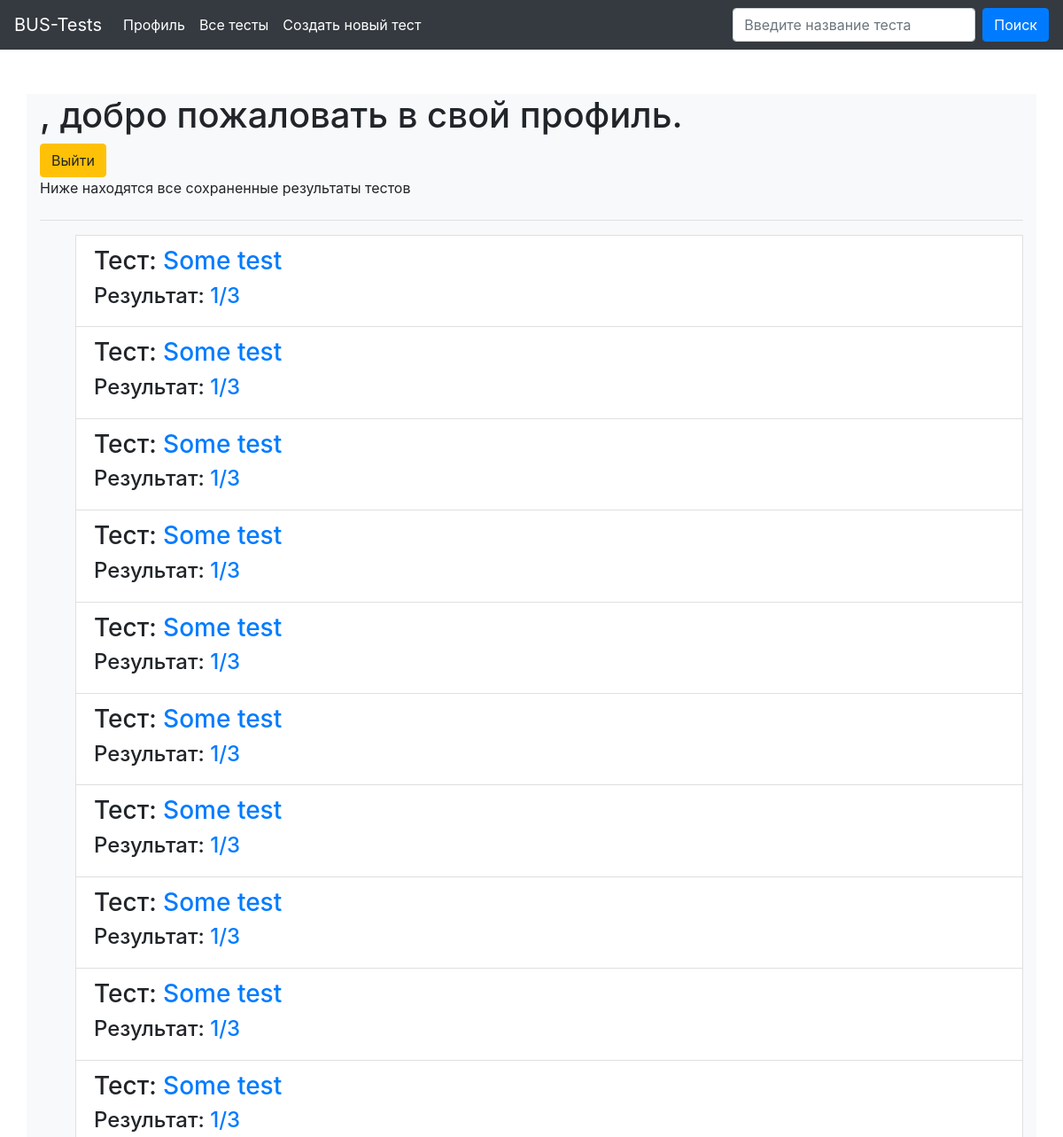
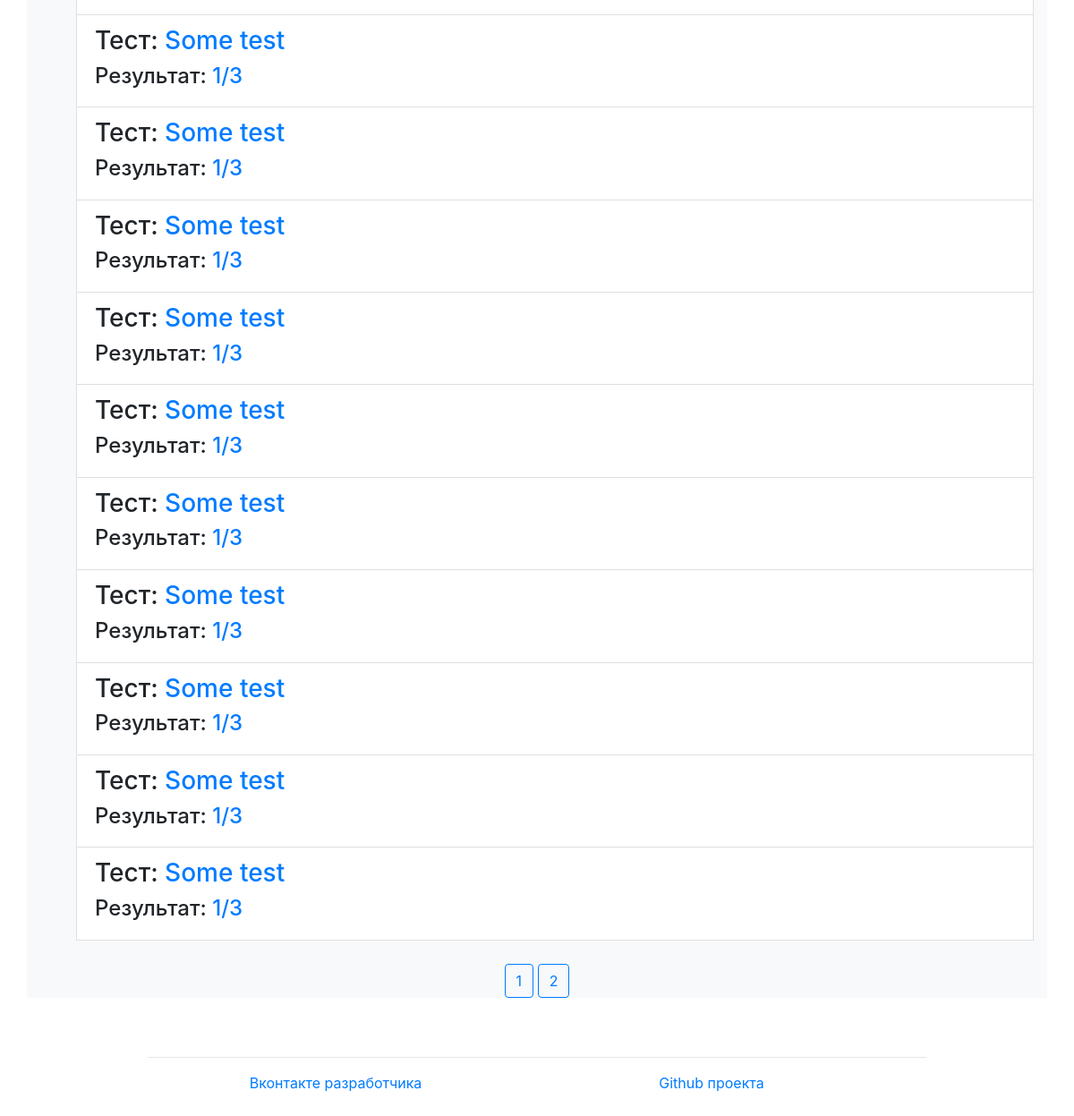
/accounts/profile/ (signed in), run on the app's committed database (2 pictures, top to bottom).
### main/models.py (models this page shows, shortened)
class Result(models.Model):
    count_questions = models.IntegerField(verbose_name='Количество ответов')
    count_correct_questions = models.IntegerField(
        verbose_name='Количество верных ответов')
    user = models.ForeignKey(User, on_delete=models.CASCADE,
                             blank=True, null=True,
                             verbose_name='Пользователь')
    test = models.ForeignKey(Test, on_delete=models.CASCADE,
                             verbose_name='Тест')
    attempt = models.IntegerField(verbose_name='Попытка')
    class Meta:
        verbose_name_plural = 'Резуьтаты'
        verbose_name = 'результат'

class Test(models.Model):
    title = models.CharField(max_length=120, verbose_name='Заголовок теста')
    note = models.TextField(blank=True, null=True,
                            verbose_name='Примечание к тесту')
    def __str__(self):
        return self.title
    class Meta:
        verbose_name_plural = 'Тесты'
        verbose_name = 'тест'

### accounts/views.py (the view)
# urls.py: path('profile/', views.profile, name='profile'),
def profile(request, page=1):
    if request.user.is_authenticated:
        results = models.Result.objects.filter(user=request.user).order_by('-id')
        count_pages = ceil(len(results) / ELEMENT_IN_PAGE)
        results = results[(page - 1) * ELEMENT_IN_PAGE:page * ELEMENT_IN_PAGE]
        return render(request, 'registration/profile.html',
                      {'user': request.user,
                       'results': results,
                       'pages': range(1, count_pages + 1) if count_pages > 1 else False})
    return HttpResponseRedirect(reverse('login'))

### templates/registration/profile.html (shortened to what this page needs)
{% extends 'main/wrapper.html' %}
{% block content %}
    <h1>{{ user.get_full_name }}, добро пожаловать в свой профиль.</h1>
    <a href="{% url 'logout' %}">
        <button class="btn btn-warning">Выйти</button>
    </a><br>
    <label>Ниже находятся все сохраненные результаты тестов</label>
    <hr>
    {% if results %}
        <ul class="list_container">
            {% for res in results %}
                <li class="list-group-item">
                    <h3>Тест: <a href="{% url 'test' res.test_id %}">{{ res.test }}</a></h3>
                    <h4>Результат: <a href="{% url 'result' res.id %}">
                        {{ res.count_correct_questions }}/{{ res.count_questions }}
                    </a></h4>
                </li>
            {% endfor %}
        </ul>
        {% if pages %}
            <div class="text-center">
               {% for page in pages %}
                   <a class="btn btn-link btn-outline-primary" style="margin-top: 10px;" href="{% url 'profile_page' page %}">{{ page }}</a>
               {% endfor %}
            </div>
        {% endif %}
    {% else %}
        <h4>Вы не прошли не одного теста</h4>
    {% endif %}
{% endblock %}

### data on the page
Result: test "Some test", count_correct_questions "1", count_questions "3"
Result: test "Some test", count_correct_questions "1", count_questions "3"
Result: test "Some test", count_correct_questions "1", count_questions "3"
Result: test "Some test", count_correct_questions "1", count_questions "3"
Result: test "Some test", count_correct_questions "1", count_questions "3"
Result: test "Some test", count_correct_questions "1", count_questions "3"
Result: test "Some test", count_correct_questions "1", count_questions "3"
Result: test "Some test", count_correct_questions "1", count_questions "3"
Result: test "Some test", count_correct_questions "1", count_questions "3"
Result: test "Some test", count_correct_questions "1", count_questions "3"
Result: test "Some test", count_correct_questions "1", count_questions "3"
Result: test "Some test", count_correct_questions "1", count_questions "3"
Result: test "Some test", count_correct_questions "1", count_questions "3"
Result: test "Some test", count_correct_questions "1", count_questions "3"
Result: test "Some test", count_correct_questions "1", count_questions "3"
Result: test "Some test", count_correct_questions "1", count_questions "3"
Result: test "Some test", count_correct_questions "1", count_questions "3"
Result: test "Some test", count_correct_questions "1", count_questions "3"
Result: test "Some test", count_correct_questions "1", count_questions "3"
Result: test "Some test", count_correct_questions "1", count_questions "3"

### other printed values
{{ page }} "1" "2"
